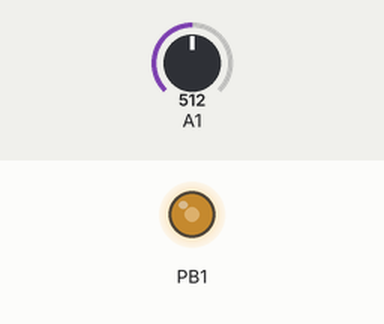
The sketch below on a simulated ATtiny85, built with avr-gcc and run on an emulated ATtiny85. Shown: output pins drawn as LEDs (lit = HIGH). The inputs (shaded band) are chosen by the test bench; at power-on: A1 = 512.

Above: at 1.2 s.
1.3 s: A1 set to 716
At 1.9 s:
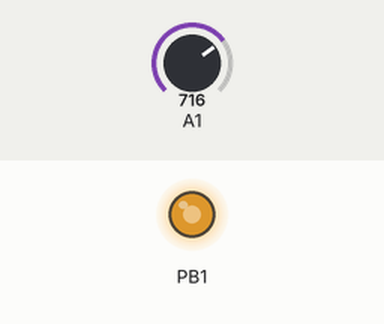
2.8 s: A1 set to 900
At 3.1 s:
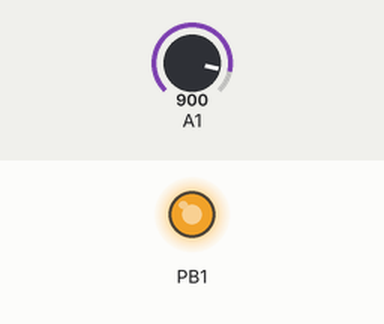
4.3 s: A1 set to 122
At 5.4 s:
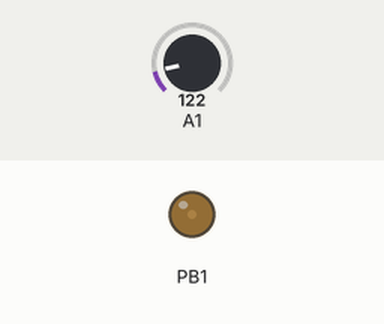
5.8 s: A1 set to 0
At 6.6 s:
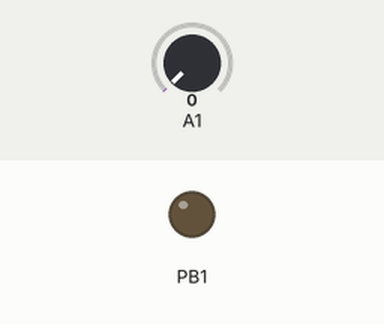
7.3 s: A1 set to 511
At 7.7 s:
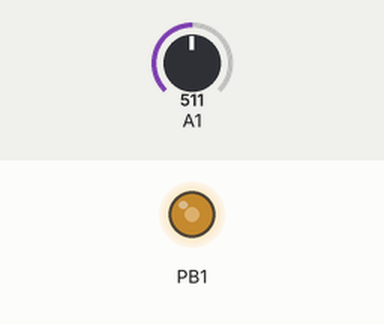
Timing chart, 0 to 9.8 s (numbered marks = the images above; inputs shaded):
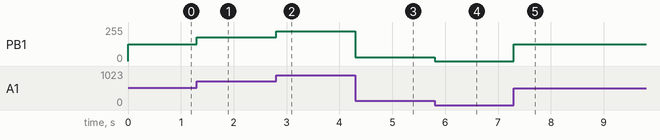

The sketch:

fan_control.ino
```cpp
void setup()
{
  pinMode(1, OUTPUT);
  TCCR0A = ((1 << COM0B1) | (1 << WGM00));
  TCCR0B = ((1 << WGM02) | (1 << CS00));
  OCR0A = 159;
  OCR0B = 0;
}
void loop()
{
  int sensorValue = analogRead(A1);
  int dutyCycle = map(sensorValue, 0, 1023, 0, 159);
  OCR0B = dutyCycle;
}
```

Measured:
- after the input at 1.3 s, PB1: 127/255 → 178/255 at once
- after the input at 2.8 s, PB1: 178/255 → 223/255 at once
- after the input at 4.3 s, PB1: 223/255 → 29/255 at once
- after the input at 5.8 s, PB1: 29/255 → 0/255 at once
- after the input at 7.3 s, PB1: 0/255 → 127/255 at once
